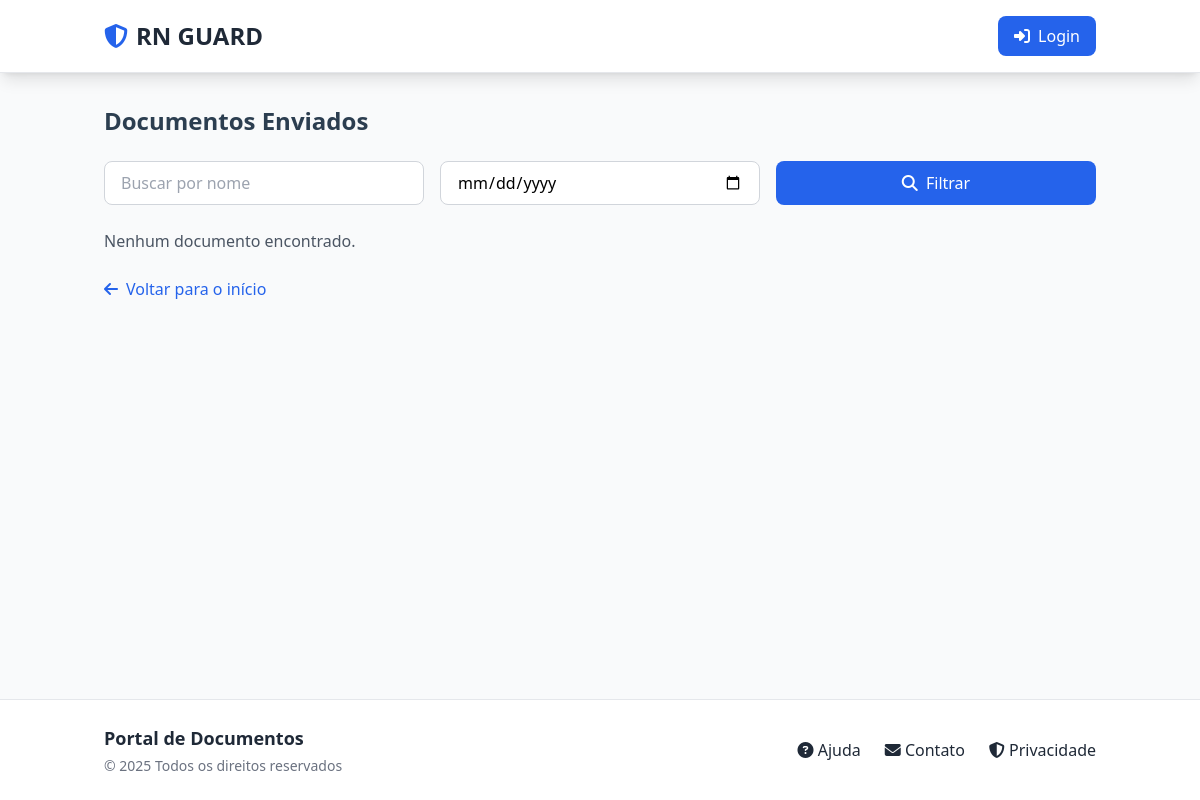
Page /documentos/Receitas on the earlier database version.
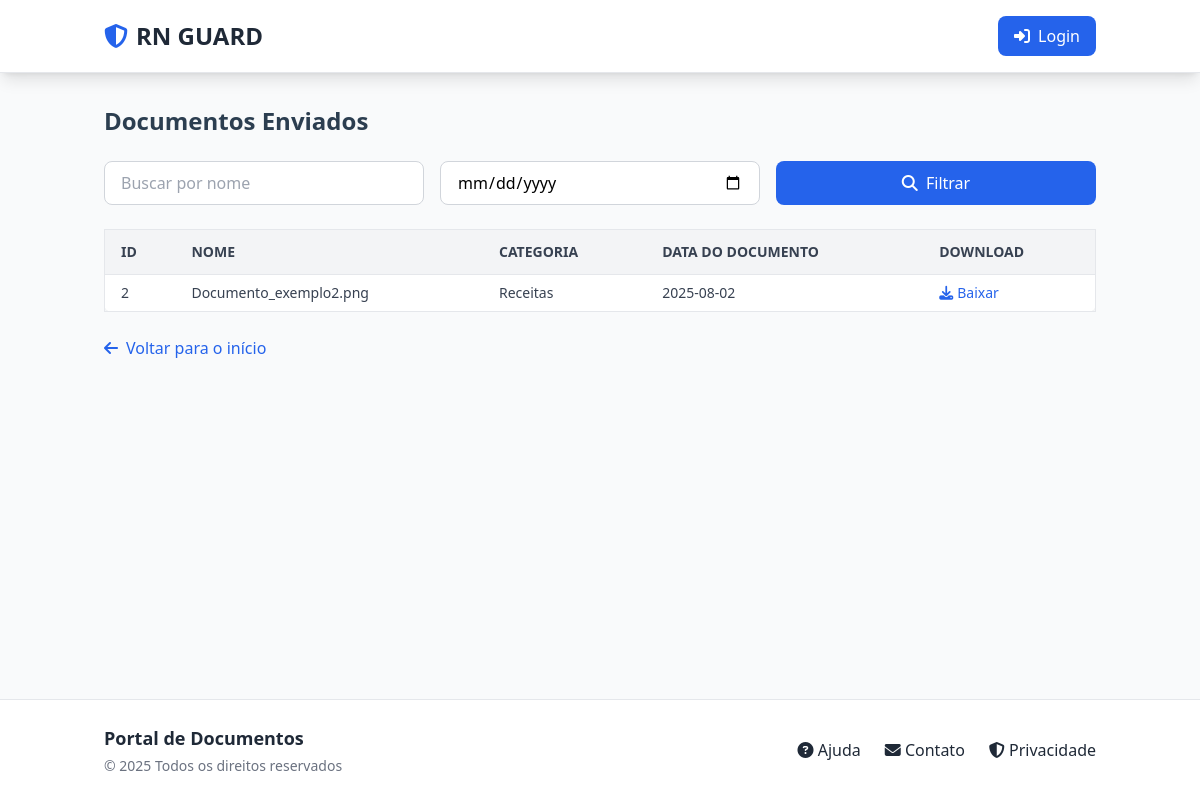
Same page on the later database version.
### tables this page shows
CREATE TABLE documentos (
            id INTEGER PRIMARY KEY AUTOINCREMENT,
            nome_arquivo TEXT NOT NULL,
            caminho_arquivo TEXT NOT NULL,
            hash TEXT NOT NULL,
            usuario_id INTEGER NOT NULL,
            status TEXT NOT NULL DEFAULT 'Pendente',
            categoria TEXT NOT NULL,
            aprovacoes TEXT,
            data_documento DATE NOT NULL,
            data_envio TIMESTAMP DEFAULT CURRENT_TIMESTAMP,
            FOREIGN KEY (usuario_id) REFERENCES usuarios(id)
        );

### main.py (the view)
@app.route('/documentos/<categoria>')
def visualizar_documentos_categoria(categoria):
    conn = sqlite3.connect('bancodedados.db')
    cursor = conn.cursor()
    cursor.execute("SELECT id, nome_arquivo, categoria, data_documento, data_envio, status, aprovacoes FROM documentos WHERE categoria = ?", (categoria,))
    rows = cursor.fetchall()
    conn.close()
    documentos = []
    for row in rows:
        if row[5] == "Validado":
            documentos.append({
                'id': row[0],
                'nome_arquivo': row[1],
                'categoria': row[2],
                'data_documento': row[3],
                'data_envio': row[4],
            })
    return render_template('documentos.html', documentos=documentos)

### db.py (called while the page is built)
def obter_conexao():
    if '_database' not in g:
        g._database = sqlite3.connect(BANCO_DE_DADOS)
    return g._database

def fechar_conexao(e=None):
    db = g.pop('_database', None)
    if db is not None:
        db.close()

### main.py (called while the page is built)
@app.before_request
def before_request():
    db.obter_conexao()

@app.teardown_appcontext
def teardown_db(exception):
    db.fechar_conexao(exception)

### templates/documentos.html (shortened to what this page needs)
<!DOCTYPE html>
<html lang="pt-br">
<head>
  <script src="https://cdn.tailwindcss.com"></script>
  <link rel="stylesheet" href="https://cdnjs.cloudflare.com/ajax/libs/font-awesome/6.4.0/css/all.min.css">
</head>
<body class="bg-gray-50 min-h-screen flex flex-col">
  <header class="bg-white shadow-lg border-b">
    <div class="container mx-auto px-4 py-4 flex justify-between items-center">
      <div class="flex items-center space-x-2">
        <i class="fas fa-shield-alt text-2xl text-secondary"></i>
        <h1 class="text-2xl font-bold text-gray-800">RN GUARD</h1>
      </div>
      <a href="{{ url_for('login') }}"
         class="bg-secondary hover:bg-blue-600 text-white px-4 py-2 rounded-lg font-medium transition duration-200 flex items-center space-x-2">
        <i class="fas fa-sign-in-alt"></i>
        <span>Login</span>
      </a>
    </div>
  </header>
  <main class="container mx-auto px-4 py-8 flex-grow fade-in">
    <h2 class="text-2xl font-bold text-dark mb-6">Documentos Enviados</h2>
    <div class="mb-6 grid grid-cols-1 md:grid-cols-3 gap-4">
      <input type="text" id="filtro-nome" placeholder="Buscar por nome"
             class="w-full px-4 py-2 rounded-lg border border-gray-300 focus:outline-none focus:ring-2 focus:ring-secondary">
      <input type="date" id="filtro-data"
             class="w-full px-4 py-2 rounded-lg border border-gray-300 focus:outline-none focus:ring-2 focus:ring-secondary">
      <button onclick="aplicarFiltro()" class="w-full bg-secondary hover:bg-blue-600 text-white px-4 py-2 rounded-lg transition duration-200">
        <i class="fas fa-search mr-1"></i> Filtrar
      </button>
    </div>
    {% if documentos %}
      <div class="overflow-x-auto">
        <table class="min-w-full bg-white border border-gray-200 shadow-sm rounded-lg">
          <thead class="bg-gray-100 text-gray-700 text-sm uppercase">
            <tr>
              <th class="text-left px-4 py-3">ID</th>
              <th class="text-left px-4 py-3">Nome</th>
              <th class="text-left px-4 py-3">Categoria</th>
              <th class="text-left px-4 py-3">Data do Documento</th>
              <th class="text-left px-4 py-3">Download</th>
            </tr>
          </thead>
          <tbody class="text-gray-700 text-sm">
            {% for doc in documentos %}
              <tr class="border-t">
                <td class="px-4 py-2">{{ doc.id }}</td>
                <td class="px-4 py-2">{{ doc.nome_arquivo }}</td>
                <td class="px-4 py-2">{{ doc.categoria }}</td>
                <td class="px-4 py-2">{{ doc.data_documento }}</td>
                <td class="px-4 py-2">
                  <a href="{{ url_for('baixar_documento', doc_id=doc.id) }}"
                     class="text-secondary hover:underline flex items-center space-x-1">
                    <i class="fas fa-download"></i><span>Baixar</span>
                  </a>
                </td>
              </tr>
            {% endfor %}
          </tbody>
        </table>
      </div>
    {% else %}
      <p class="text-gray-600 mt-4">Nenhum documento encontrado.</p>
    {% endif %}
    <div class="mt-6">
      <a href="/" class="text-secondary hover:underline flex w-max items-center space-x-2">
        <i class="fas fa-arrow-left"></i><span>Voltar para o início</span>
      </a>
    </div>
  </main>
  <footer class="bg-white border-t text-gray-800 py-6">
    <div class="container mx-auto px-4">
      <div class="flex flex-col md:flex-row justify-between items-center">
        <div class="mb-4 md:mb-0">
          <h3 class="text-lg font-semibold mb-1">Portal de Documentos</h3>
          <p class="text-gray-500 text-sm">© 2025 Todos os direitos reservados</p>
        </div>
        <div class="flex space-x-6">
          <a href="#" class="hover:text-secondary transition duration-200"><i class="fas fa-question-circle"></i> Ajuda</a>
          <a href="#" class="hover:text-secondary transition duration-200"><i class="fas fa-envelope"></i> Contato</a>
          <a href="#" class="hover:text-secondary transition duration-200"><i class="fas fa-shield-alt"></i> Privacidade</a>
        </div>
      </div>
    </div>
  </footer>
</body>
</html>

Differences in the rows shown:
added documentos: id "2", nome_arquivo "Documento_exemplo2.png", categoria "Receitas", data_documento "2025-08-02"
Other differences:
text no longer shown: "Nenhum documento encontrado."
text now shown: "ID NOME CATEGORIA DATA DO DOCUMENTO DOWNLOAD"
